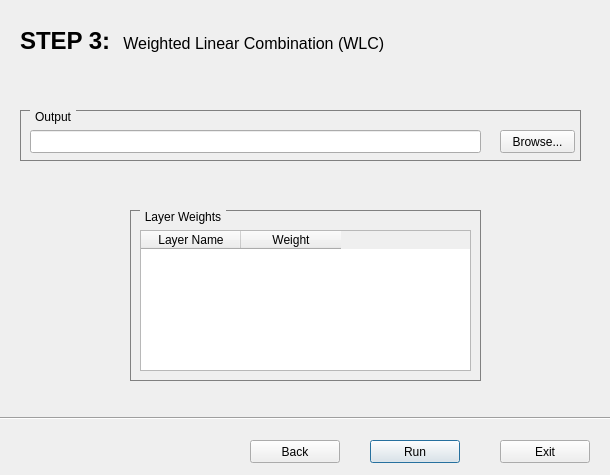
<?xml version="1.0" encoding="UTF-8"?>
<ui version="4.0">
 <class>step3</class>
 <widget class="QDialog" name="step3">
  <property name="geometry">
   <rect>
    <x>0</x>
    <y>0</y>
    <width>610</width>
    <height>475</height>
   </rect>
  </property>
  <property name="sizePolicy">
   <sizepolicy hsizetype="Fixed" vsizetype="Fixed">
    <horstretch>0</horstretch>
    <verstretch>0</verstretch>
   </sizepolicy>
  </property>
  <property name="windowTitle">
   <string>Easy AHP</string>
  </property>
  <widget class="QPushButton" name="runBTN">
   <property name="geometry">
    <rect>
     <x>370</x>
     <y>440</y>
     <width>90</width>
     <height>23</height>
    </rect>
   </property>
   <property name="text">
    <string>Run</string>
   </property>
  </widget>
  <widget class="QPushButton" name="exitBTN">
   <property name="geometry">
    <rect>
     <x>500</x>
     <y>440</y>
     <width>90</width>
     <height>23</height>
    </rect>
   </property>
   <property name="text">
    <string>Exit</string>
   </property>
  </widget>
  <widget class="Line" name="line">
   <property name="geometry">
    <rect>
     <x>0</x>
     <y>410</y>
     <width>631</width>
     <height>16</height>
    </rect>
   </property>
   <property name="orientation">
    <enum>Qt::Horizontal</enum>
   </property>
  </widget>
  <widget class="QLabel" name="label_3">
   <property name="geometry">
    <rect>
     <x>20</x>
     <y>20</y>
     <width>101</width>
     <height>41</height>
    </rect>
   </property>
   <property name="font">
    <font>
     <pointsize>18</pointsize>
     <weight>75</weight>
     <bold>true</bold>
    </font>
   </property>
   <property name="text">
    <string>STEP 3: </string>
   </property>
  </widget>
  <widget class="QLabel" name="label_4">
   <property name="geometry">
    <rect>
     <x>110</x>
     <y>23</y>
     <width>311</width>
     <height>41</height>
    </rect>
   </property>
   <property name="font">
    <font>
     <pointsize>12</pointsize>
    </font>
   </property>
   <property name="text">
    <string>   Weighted Linear Combination (WLC)</string>
   </property>
  </widget>
  <widget class="QPushButton" name="backBTN">
   <property name="geometry">
    <rect>
     <x>250</x>
     <y>440</y>
     <width>90</width>
     <height>23</height>
    </rect>
   </property>
   <property name="text">
    <string>Back</string>
   </property>
  </widget>
  <widget class="QGroupBox" name="groupBox">
   <property name="geometry">
    <rect>
     <x>20</x>
     <y>110</y>
     <width>561</width>
     <height>51</height>
    </rect>
   </property>
   <property name="styleSheet">
    <string notr="true">QGroupBox { 
     border: 1px solid gray; 
 }

QGroupBox::title {
    left: 10px;
    padding: 0 3px 0 3px;
}</string>
   </property>
   <property name="title">
    <string>Output</string>
   </property>
   <widget class="QLineEdit" name="lineEdit">
    <property name="geometry">
     <rect>
      <x>10</x>
      <y>20</y>
      <width>451</width>
      <height>23</height>
     </rect>
    </property>
    <property name="readOnly">
     <bool>true</bool>
    </property>
   </widget>
   <widget class="QPushButton" name="browseBTN">
    <property name="geometry">
     <rect>
      <x>480</x>
      <y>20</y>
      <width>75</width>
      <height>23</height>
     </rect>
    </property>
    <property name="text">
     <string>Browse...</string>
    </property>
   </widget>
  </widget>
  <widget class="QGroupBox" name="groupBox_2">
   <property name="geometry">
    <rect>
     <x>130</x>
     <y>210</y>
     <width>351</width>
     <height>171</height>
    </rect>
   </property>
   <property name="styleSheet">
    <string notr="true">QGroupBox { 
     border: 1px solid gray; 
 }

QGroupBox::title {
    left: 10px;
    padding: 0 3px 0 3px;
}</string>
   </property>
   <property name="title">
    <string>Layer Weights</string>
   </property>
   <widget class="QTableWidget" name="tableWidget">
    <property name="geometry">
     <rect>
      <x>10</x>
      <y>20</y>
      <width>331</width>
      <height>141</height>
     </rect>
    </property>
    <property name="styleSheet">
     <string notr="true"/>
    </property>
    <column>
     <property name="text">
      <string>Layer Name</string>
     </property>
    </column>
    <column>
     <property name="text">
      <string>Weight</string>
     </property>
    </column>
   </widget>
  </widget>
 </widget>
 <resources/>
 <connections/>
</ui>
